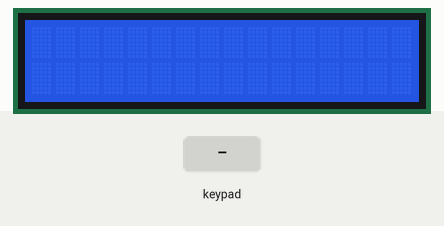
Simulated run of this sketch. Board: Arduino Uno, built with avr-gcc and run on an emulated ATmega328P. Shown: 16×2 character LCD. The test bench sets the inputs (shaded band).

Above: at 1.2 s.
1.3 s: keypad keys 3 2 1 0 # pressed 0.4 s apart
At 3.2 s:
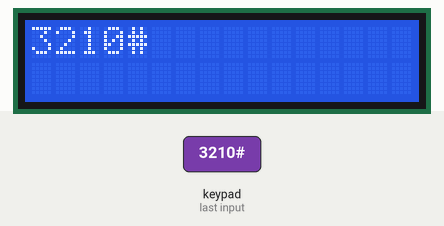
4.8 s: key '*' pressed
At 5.9 s:
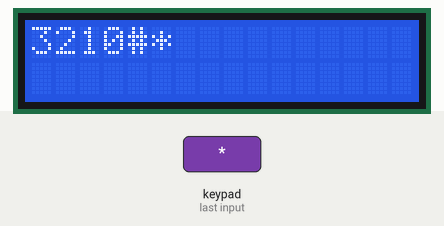
6.3 s: key '#' pressed
At 7.0 s:
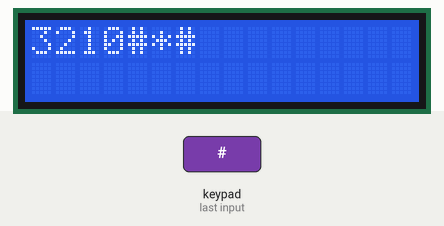
7.8 s: keypad keys 3 2 1 0 * pressed 0.4 s apart
At 10.6 s:
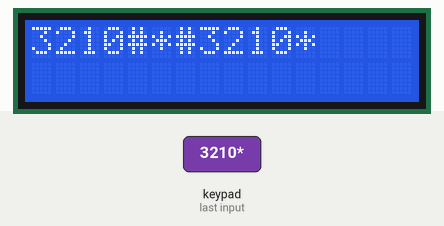
11.3 s: keypad keys 4 5 6 # pressed 0.4 s apart
At 12.9 s:
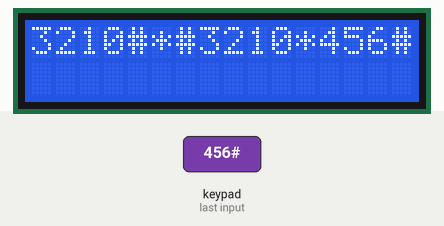
Timing chart, 0 to 14.4 s (numbered marks = the images above; inputs shaded):
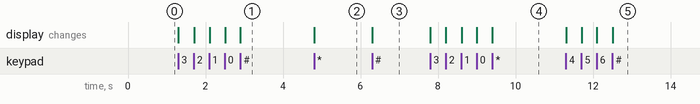

The sketch:

CodePembacaanKeypad.ino
```cpp
#include <Keypad.h>
#include <LiquidCrystal.h>
LiquidCrystal lcd(12,11,10,9,8,7);
const byte jmlBaris = 4;
const byte jmlKolom = 3;
char keys[jmlBaris][jmlKolom] = {
  {'1', '2', '3'},
  {'4', '5', '6'},
  {'7', '8', '9'},
  {'*', '0', '#'},
};
// Hubungkan pin baris keypad dengan pin arduino
byte pinBaris[jmlBaris] = {3,2,1,0};

// Hubungkan pin baris keypad dengan pin arduino
byte pinKolom[jmlKolom] = {4,5,6};
int count = 0;
Keypad keypad = Keypad(makeKeymap(keys), pinBaris, pinKolom, jmlBaris, jmlKolom);

void setup() {
  // put your setup code here, to run once:
  lcd.begin(16,2);
}

void loop() {
  // put your main code here, to run repeatedly:
  char key = keypad.getKey(); //cek jika tombol ditekan
  if(key != NO_KEY) {
    lcd.print(key); // cetak ke LCD
    count++; // pindahkan karakter ke baris lcd berikutnya setelah penekanan tombol
  }
}

// https://playground.arduino.cc/Code/Keypad/
// https://www.arduino.cc/reference/en/language/variables/data-types/array/
// https://www.arduino.cc/reference/en/language/variables/data-types/byte/
```

Measured:
- after the input at 1.3 s, the display: first changes at once (image 1 shows a later state)
- after the input at 4.8 s, the display: changes at once (image 2)
- after the input at 6.3 s, the display: changes at once (image 3)
- after the input at 7.8 s, the display: first changes at once (image 4 shows a later state)
- after the input at 11.3 s, the display: first changes at once (image 5 shows a later state)
